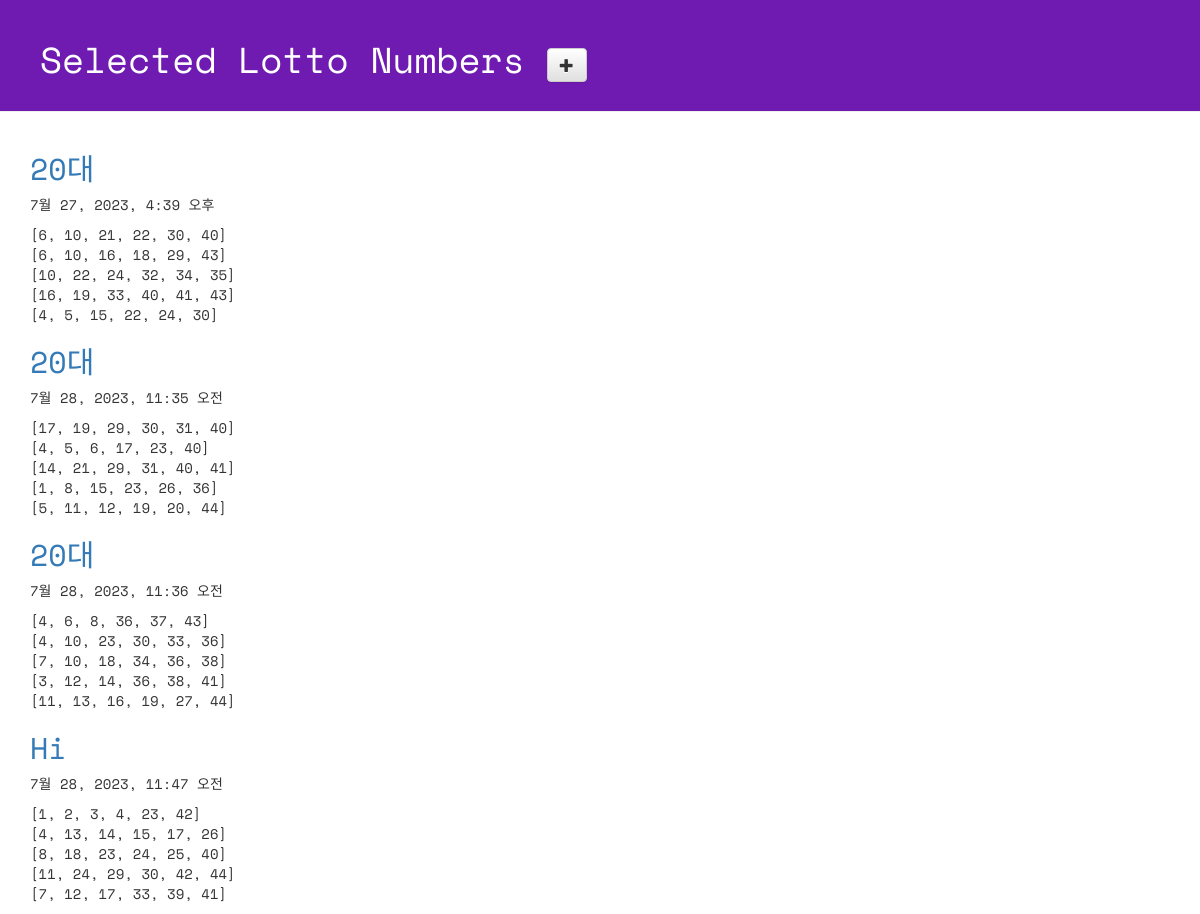
Page /lotto/ on the committed database.
### lotto/models.py (models this page shows, shortened)
class GuessNumbers(models.Model):
    name = models.CharField(max_length=24) # 로또 번호 리스트의 이름
    text = models.CharField(max_length=255) # 로또 번호 리스트에 대한 설명
    test = models.CharField(max_length=255, default='Test') # test
    lottos = models.CharField(max_length=255, default='[1, 2, 3, 4, 5, 6]') # 로또 번호들이 담길 str
    num_lotto = models.IntegerField(default=5) # 6개 번호 set의 갯수
    update_date = models.DateTimeField()

### lotto/views.py (the view)
# urls.py: path('lotto/', views.index, name='index'), # http://127.0.0.1:8000/lotto/
def index(request):
    print(request.method) # GET
    lottos = GuessNumbers.objects.all()
    return render(request, 'lotto/default.html', {'lottos':lottos}) # context-dict라고한다

### lotto/templates/lotto/default.html (shortened to what this page needs)
<!DOCTYPE html>
{% load static %}
<html lang="ko">
<head>
  <link rel="stylesheet" href="//maxcdn.bootstrapcdn.com/bootstrap/3.2.0/css/bootstrap.min.css">
  <link rel="stylesheet" href="//maxcdn.bootstrapcdn.com/bootstrap/3.2.0/css/bootstrap-theme.min.css">
  <link rel='stylesheet' href="{% static 'css/lotto.css'%}">
</head>
<body>
  <div class="page-header">
    <h1>
      Selected Lotto Numbers
            <a href="{% url 'new_lotto' %}">
            <span class="glyphicon glyphicon-plus btn btn-default"></span>
            </a>
          </h1>
  </div>
  <div class="container lotto">
    {% for lotto in lottos %}
      <h2><a href="{% url 'detail' lottokey=lotto.pk %}">{{lotto.text}}</a></h2>
      <p>{{ lotto.update_date }}</p>
      <p>{{ lotto.lottos | linebreaksbr }}</p>
    {% endfor %}
  </div>
</body>
</html>

### lotto/static/css/lotto.css (style rules this page uses)
.page-header { background-color: #6f1ab1; margin-top: 0; padding: 20px 20px 20px 40px; font-family: 'Space Mono', monospace; }
.page-header h1 { color: #FFFFFF; }
.container { font-family: 'Space Mono', monospace; }
.container h2 { color: #b9f442; }

### rows in the picture
GuessNumbers: text "20대", update_date "7월 27, 2023, 4:39 오후", lottos "[6, 10, 21, 22, 30, 40] [6, 10, 16, 18, 29, 43] [10, 22, 24, 32, 34, 35] [16, 19, 33, 40, 41, 43] [4, 5, 15, 22, 24, 30]"
GuessNumbers: text "20대", update_date "7월 28, 2023, 11:35 오전", lottos "[17, 19, 29, 30, 31, 40] [4, 5, 6, 17, 23, 40] [14, 21, 29, 31, 40, 41] [1, 8, 15, 23, 26, 36] [5, 11, 12, 19, 20, 44]"
GuessNumbers: text "20대", update_date "7월 28, 2023, 11:36 오전", lottos "[4, 6, 8, 36, 37, 43] [4, 10, 23, 30, 33, 36] [7, 10, 18, 34, 36, 38] [3, 12, 14, 36, 38, 41] [11, 13, 16, 19, 27, 44]"
GuessNumbers: text "Hi", update_date "7월 28, 2023, 11:47 오전", lottos "[1, 2, 3, 4, 23, 42] [4, 13, 14, 15, 17, 26] [8, 18, 23, 24, 25, 40] [11, 24, 29, 30, 42, 44] [7, 12, 17, 33, 39, 41]"
